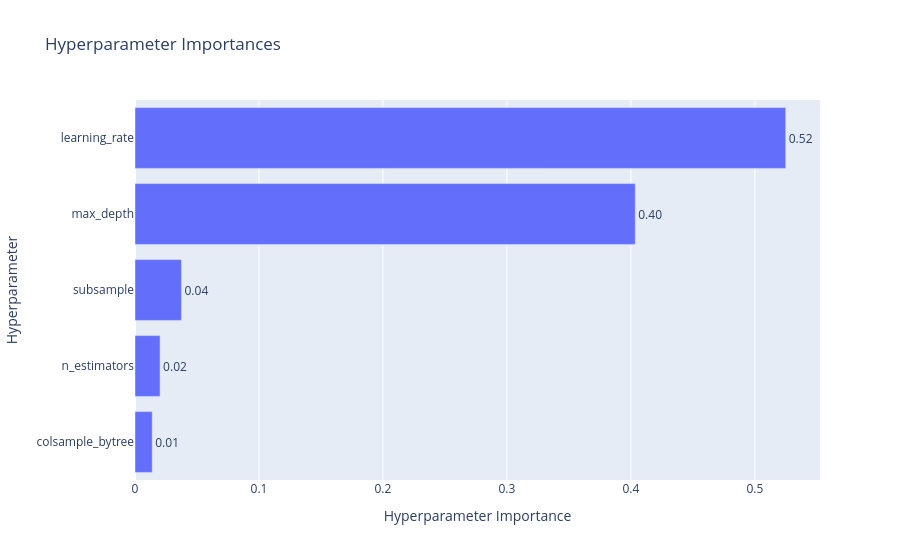

This figure's notebook cell:
### Code cell
fig = optuna.visualization.plot_param_importances(study)
show(fig)

### Figure 1 — Plotly figure (JSON) as saved in the notebook; plotly's stock layout.template omitted (floating-point values rounded to 4 significant figures)
{"data": [{"cliponaxis": false, "hovertemplate": ["colsample_bytree (FloatDistribution): 0.013899499424873724<extra></extra>", "n_estimators (IntDistribution): 0.02022608632277012<extra></extra>", "subsample (FloatDistribution): 0.03747353599566022<extra></extra>", "max_depth (IntDistribution): 0.403504891214655<extra></extra>", "learning_rate (FloatDistribution): 0.5248959870420409<extra></extra>"], "name": "Objective Value", "orientation": "h", "text": ["0.01", "0.02", "0.04", "0.40", "0.52"], "textposition": "outside", "type": "bar", "x": [0.0139, 0.02023, 0.03747, 0.4035, 0.5249], "y": ["colsample_bytree", "n_estimators", "subsample", "max_depth", "learning_rate"]}], "layout": {"title": {"text": "Hyperparameter Importances"}, "xaxis": {"title": {"text": "Hyperparameter Importance"}}, "yaxis": {"title": {"text": "Hyperparameter"}}}}
